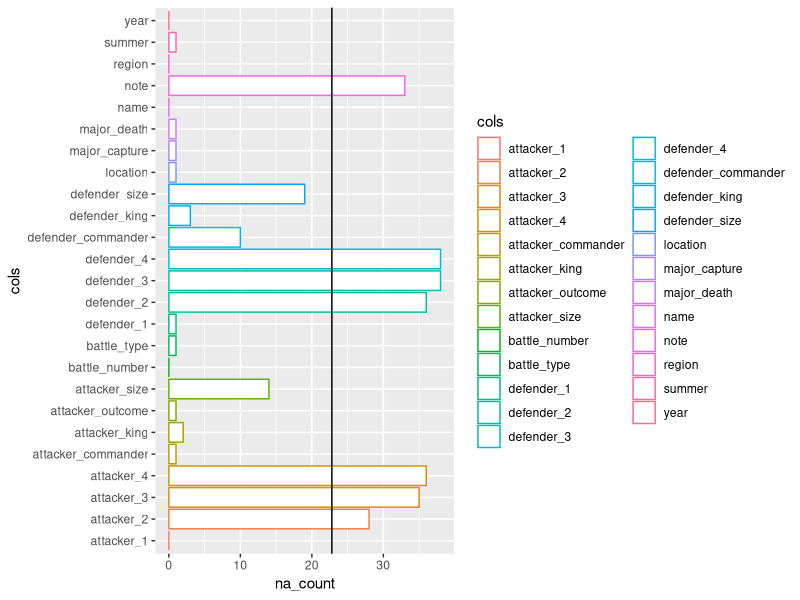
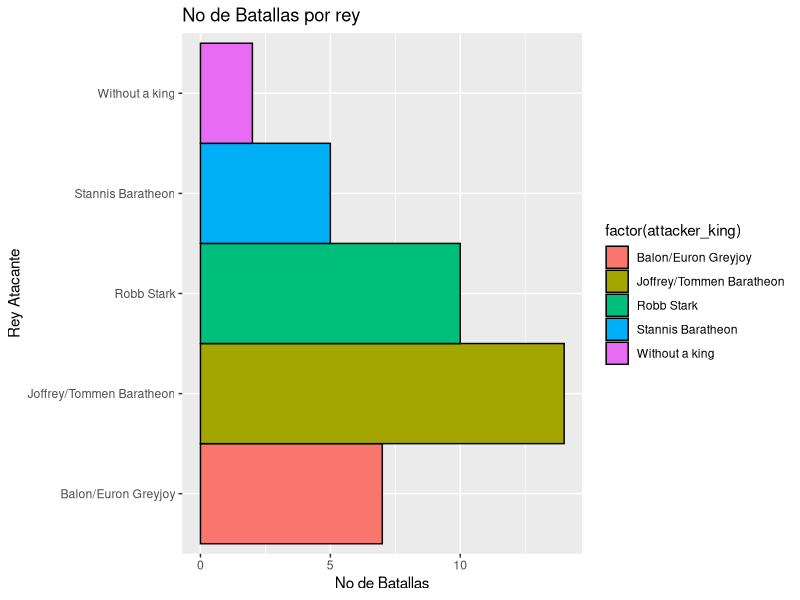
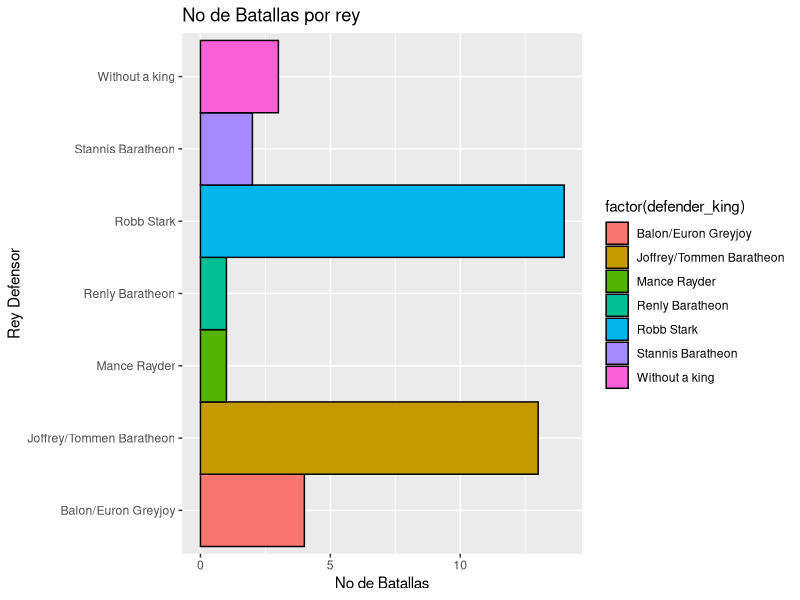
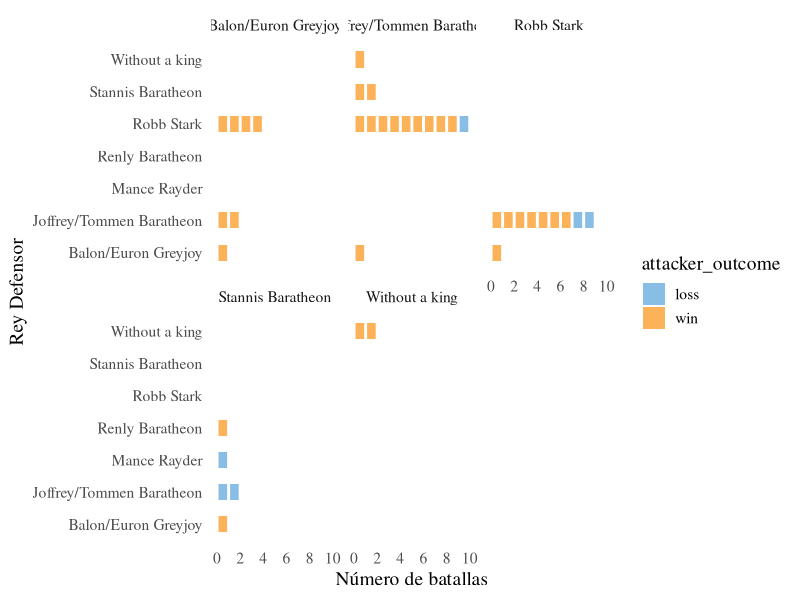
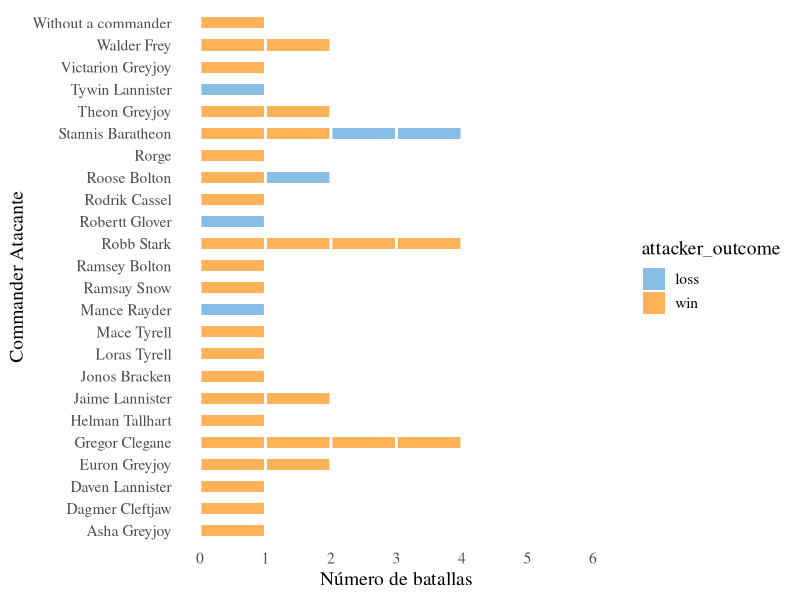

Recreate these plots in R, in order.
## ---- chunk 1
knitr::opts_chunk$set(echo = TRUE, warning = FALSE)
## ---- chunk 2
# Cargar Librerías
library(ggplot2)
library(knitr)
library(tidyverse)

## ---- chunk 3
datos = readxl::read_xlsx("data/battles.xlsx")
datos
## ---- chunk 4
na_count <-sapply(datos, function(y) sum(length(which(is.na(y)))))
na_count <- as.data.frame(na_count)
na_count["cols"] <- colnames(datos)
na_count <- na_count %>% arrange(desc(na_count))

ggplot(data=na_count, aes(x=cols, y=na_count, color = cols)) + 
    geom_bar(stat="identity", fill="white")  +coord_flip() + geom_hline(yintercept = 0.6*dim(datos)[1])
## ---- chunk 5
na_count[1:5,]

## ---- chunk 6
datos_p1 <- datos[lapply( datos, function(x) sum(is.na(x)) / length(x) ) < 0.6]
datos_p1

## ---- chunk 7
#Sustituir valores nulos
datos_p2 <- datos_p1
datos_p2$attacker_king <- datos_p2$attacker_king %>% replace_na("Without a king")
datos_p2$defender_king <- datos_p2$defender_king %>% replace_na("Without a king")
datos_p2$defender_1 <- datos_p2$defender_1 %>% replace_na("Pedestrians")
datos_p2$attacker_commander <- datos_p2$attacker_commander %>% replace_na("Without a commander")
datos_p2$defender_commander <- datos_p2$defender_commander %>% replace_na("Without a commander")
datos_p2$attacker_outcome <- datos_p2$attacker_outcome %>% replace_na("loss")


## ---- chunk 8
#sustituir los tamaños de los ejércitos por la media según el rey
datos_p2$attacker_size <- with(datos_p2, ave(attacker_size, attacker_king,
    FUN = function(x) replace(x, is.na(x), mean(x, na.rm = TRUE))))

datos_p2$defender_size <- with(datos_p2, ave(defender_size, defender_king,
    FUN = function(x) replace(x, is.na(x), mean(x, na.rm = TRUE))))
## ---- chunk 9
#Elegir sólo las culumnas de interés para nuestra pregunta
battle<-datos_p2 %>% select(name,year,attacker_king,defender_king,attacker_outcome,attacker_size,defender_size, attacker_commander, defender_commander)

## ---- chunk 10
#Recoger solo el primer commander que aparezca en la lista
a <- c()

for (i in 1:length(battle$attacker_commander))
  a[i] = strsplit(battle$attacker_commander[i], ",")[[1]]

  
battle$attacker_commander <- a


## ---- chunk 11
g1 <- ggplot(aes(x = factor(attacker_king)), data = battle, fill=factor(attacker_king)) + 
    geom_bar(aes(fill=factor(attacker_king)), width=1, colour="black") +
    ggtitle("No de Batallas por rey") +
    xlab("Rey Atacante") + ylab("No de Batallas") + coord_flip()
print(g1)
## ---- chunk 12
g1 <- ggplot(aes(x = factor(defender_king)), data = battle, fill=factor(defender_king)) + 
    geom_bar(aes(fill=factor(defender_king)), width=1, colour="black") +
    ggtitle("No de Batallas por rey") +
    xlab("Rey Defensor") + ylab("No de Batallas") + coord_flip()
print(g1)
## ---- chunk 13
library(ggthemes)
g2 <- ggplot(data = battle, aes(x = defender_king,fill=attacker_outcome)) +
  geom_bar(width=0.5) +
  theme_tufte(base_size=14,ticks = F) +
  scale_fill_few()+
  geom_hline(yintercept=seq(0, max( table(battle$defender_king,battle$attacker_king)), 1), col="white", lwd=1)+
  scale_y_continuous(breaks=seq(0, max( table(battle$defender_king,battle$attacker_king)), 2))+
  facet_wrap(~ attacker_king)+coord_flip()+
  xlab("Rey Defensor") + ylab("Número de batallas")
print(g2)
## ---- chunk 14
g3 <- ggplot(data = battle, aes(x = attacker_commander,fill=attacker_outcome)) +
  geom_bar(width=0.5) +
  theme_tufte(base_size=14,ticks = F) +
  scale_fill_few()+
  geom_hline(yintercept=seq(0, 6, 1), col="white", lwd=1)+
  scale_y_continuous(breaks=seq(0, 6))+
  coord_flip()+
  xlab("Commander Atacante") + ylab("Número de batallas")
print(g3)
## ---- chunk 15
robb <- subset(battle,attacker_commander=="Robb Stark")
gregor <- subset(battle, attacker_commander=="Gregor Clegane")
robb_gregor <- rbind(robb, gregor)
table(robb_gregor$attacker_commander, robb_gregor$attacker_king)
